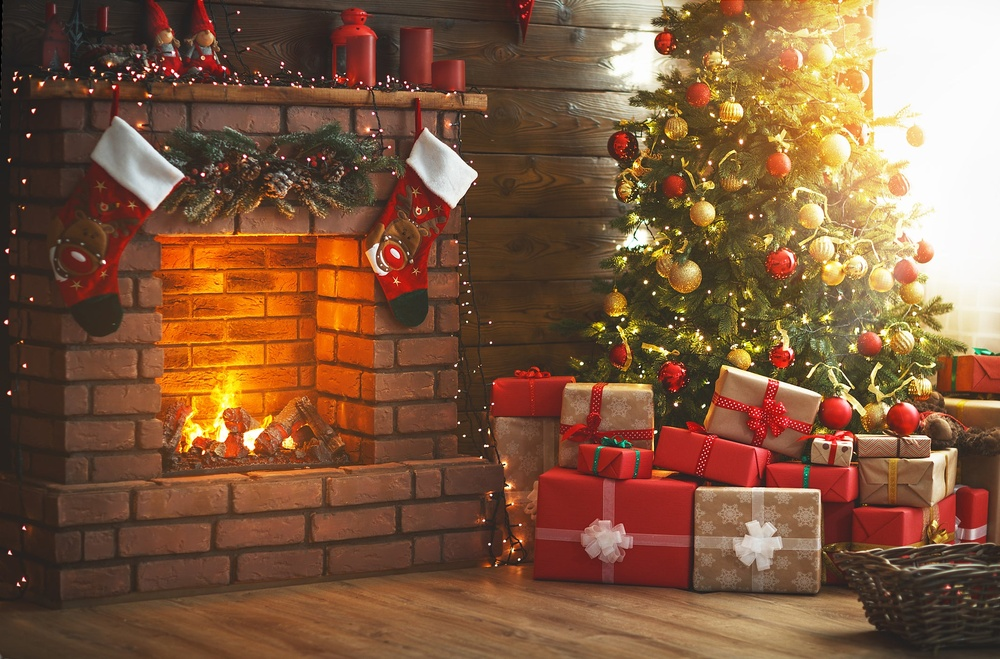
#> input picture CatHacks/christmas-decorations.jpg, 1000 x 659 px, shrunk from 2133 x 1405 before the run, found by its file name
$ python pyImage.py   (older library calls are emulated)
#> lines starting #> are read from the running program, lines starting #| are printed output that depends on the picture
import numpy as np
import matplotlib
import matplotlib.pyplot as plt
import skimage.io as io
import skimage.filters as flt

import scipy.ndimage.filters as flt
import scipy.misc
import warnings
from PIL import Image

def anisodiff(img,niter=1,kappa=50,gamma=0.1,step=(1.,1.),sigma=0, option=1,ploton=False):
	"""
	Anisotropic diffusion.

	Usage:
	imgout = anisodiff(im, niter, kappa, gamma, option)

	Arguments:
	        img    - input image
	        niter  - number of iterations
	        kappa  - conduction coefficient 20-100 ?
	        gamma  - max value of .25 for stability
	        step   - tuple, the distance between adjacent pixels in (y,x)
	        option - 1 Perona Malik diffusion equation No 1
	                 2 Perona Malik diffusion equation No 2
	        ploton - if True, the image will be plotted on every iteration

	Returns:
	        imgout   - diffused image.

	kappa controls conduction as a function of gradient.  If kappa is low
	small intensity gradients are able to block conduction and hence diffusion
	across step edges.  A large value reduces the influence of intensity
	gradients on conduction.

	gamma controls speed of diffusion (you usually want it at a maximum of
	0.25)

	step is used to scale the gradients in case the spacing between adjacent
	pixels differs in the x and y axes

	Diffusion equation 1 favours high contrast edges over low contrast ones.
	Diffusion equation 2 favours wide regions over smaller ones.

	Reference:
	P. Perona and J. Malik.
	Scale-space and edge detection using ansotropic diffusion.
	IEEE Transactions on Pattern Analysis and Machine Intelligence,
	12(7):629-639, July 1990.

	Original MATLAB code by Peter Kovesi
	School of Computer Science & Software Engineering
	The University of Western Australia
	pk @ csse uwa edu au
	<http://www.csse.uwa.edu.au>

	Translated to Python and optimised by Alistair Muldal
	Department of Pharmacology
	University of Oxford
	<alistair.muldal@pharm.ox.ac.uk>

	June 2000  original version.
	March 2002 corrected diffusion eqn No 2.
	July 2012 translated to Python
	"""

	# ...you could always diffuse each color channel independently if you
	# really want
	if img.ndim == 3:
		warnings.warn("Only grayscale images allowed, converting to 2D matrix")
		img = img.mean(2)

	# initialize output array
	img = img.astype('float32')
	imgout = img.copy()

	# initialize some internal variables
	deltaS = np.zeros_like(imgout)
	deltaE = deltaS.copy()
	NS = deltaS.copy()
	EW = deltaS.copy()
	gS = np.ones_like(imgout)
	gE = gS.copy()

	# create the plot figure, if requested
	if ploton:
		import pylab as pl
		from time import sleep

		fig = pl.figure(figsize=(20,5.5),num="Anisotropic diffusion")
		ax1,ax2 = fig.add_subplot(1,2,1),fig.add_subplot(1,2,2)

		ax1.imshow(img,interpolation='nearest')
		ih = ax2.imshow(imgout,interpolation='nearest',animated=True)
		ax1.set_title("Original image")
		ax2.set_title("Iteration 0")

		fig.canvas.draw()

	for ii in np.arange(1,niter):

		# calculate the diffs
		deltaS[:-1,: ] = np.diff(imgout,axis=0)
		deltaE[: ,:-1] = np.diff(imgout,axis=1)

		if 0<sigma:
			deltaSf=flt.gaussian_filter(deltaS,sigma);
			deltaEf=flt.gaussian_filter(deltaE,sigma);
		else:
			deltaSf=deltaS;
			deltaEf=deltaE;

		# conduction gradients (only need to compute one per dim!)
		if option == 1:
			gS = np.exp(-(deltaSf/kappa)**2.)/step[0]
			gE = np.exp(-(deltaEf/kappa)**2.)/step[1]
		elif option == 2:
			gS = 1./(1.+(deltaSf/kappa)**2.)/step[0]
			gE = 1./(1.+(deltaEf/kappa)**2.)/step[1]

		# update matrices
		E = gE*deltaE
		S = gS*deltaS

		# subtract a copy that has been shifted 'North/West' by one
		# pixel. don't as questions. just do it. trust me.
		NS[:] = S
		EW[:] = E
		NS[1:,:] -= S[:-1,:]
		EW[:,1:] -= E[:,:-1]

		# update the image
		imgout += gamma*(NS+EW)

		if ploton:
			iterstring = "Iteration %i" %(ii+1)
			ih.set_data(imgout)
			ax2.set_title(iterstring)
			fig.canvas.draw()
			# sleep(0.01)

	return imgout

img=io.imread("christmas-decorations.jpg")
#> img is the input picture: shape (659, 1000, 3); mean R, G, B 128.5, 89.7, 63.1
img=img.astype(float)
#img=img[600:1200,600:1200]
m=np.mean(img)
#> m = 93.78
s=np.std(img)
#> s = 66.08
nimg=(img-m)/s
plt.imshow(nimg)
plt.colorbar()

fimg=anisodiff(nimg,100,80,0.075,(1,1),2.5,1)
#> the loop in anisodiff, `for ii in np.arange(1,niter):` made 99 passes
#> pass 1, in anisodiff, `deltaSf=flt.gaussian_filter(deltaS,sigma);`:
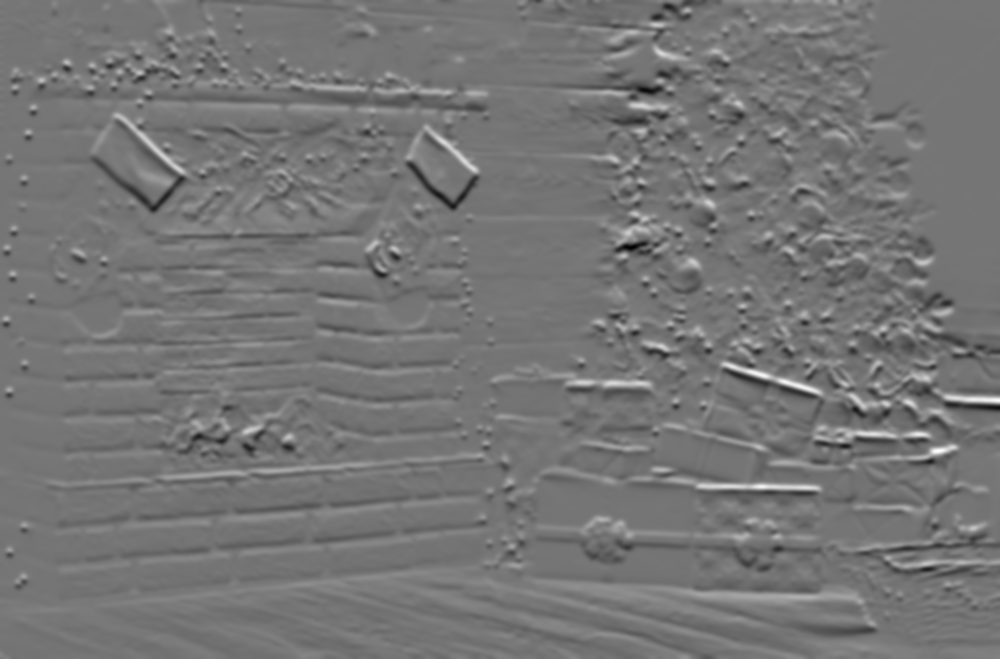
#> deltaSf: shape (659, 1000) float32; min -0.384, max 0.447, mean -0.000414; drawn with min black and max white
#> pass 1, in anisodiff, `deltaEf=flt.gaussian_filter(deltaE,sigma);`:
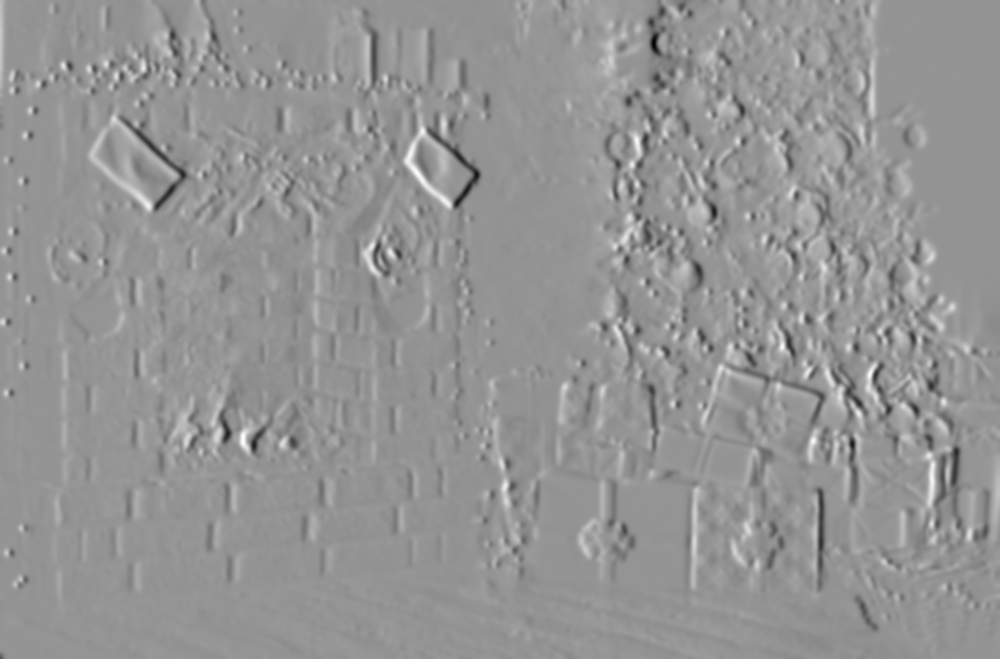
#> deltaEf: shape (659, 1000) float32; min -0.439, max 0.318, mean 0.002; drawn with min black and max white
#> after the loop in anisodiff, `for ii in np.arange(1,niter):`:
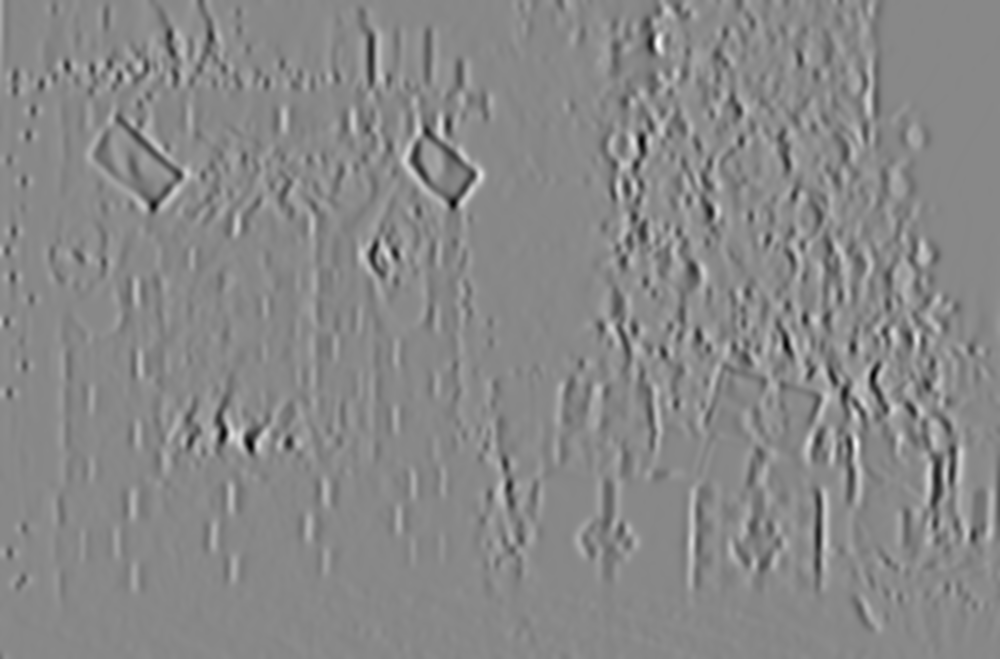
#> EW: shape (659, 1000) float32; min -0.0556, max 0.0485, mean -2.4e-14; drawn with min black and max white
#> after the loop in anisodiff, `for ii in np.arange(1,niter):`:
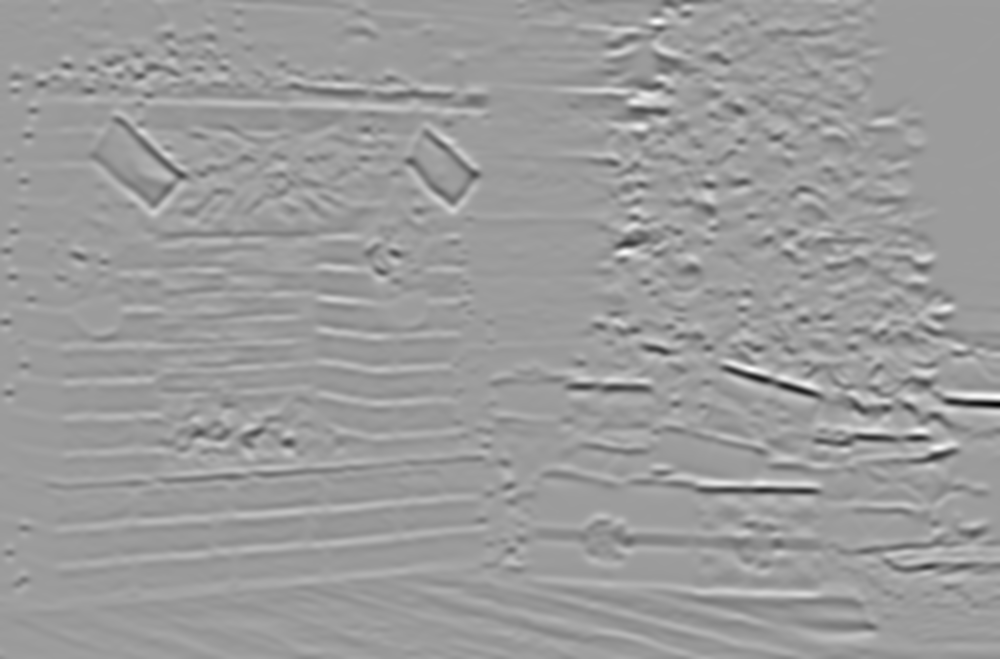
#> NS: shape (659, 1000) float32; min -0.08, max 0.0509, mean 1.63e-11; drawn with min black and max white
#> after the loop in anisodiff, `for ii in np.arange(1,niter):`:
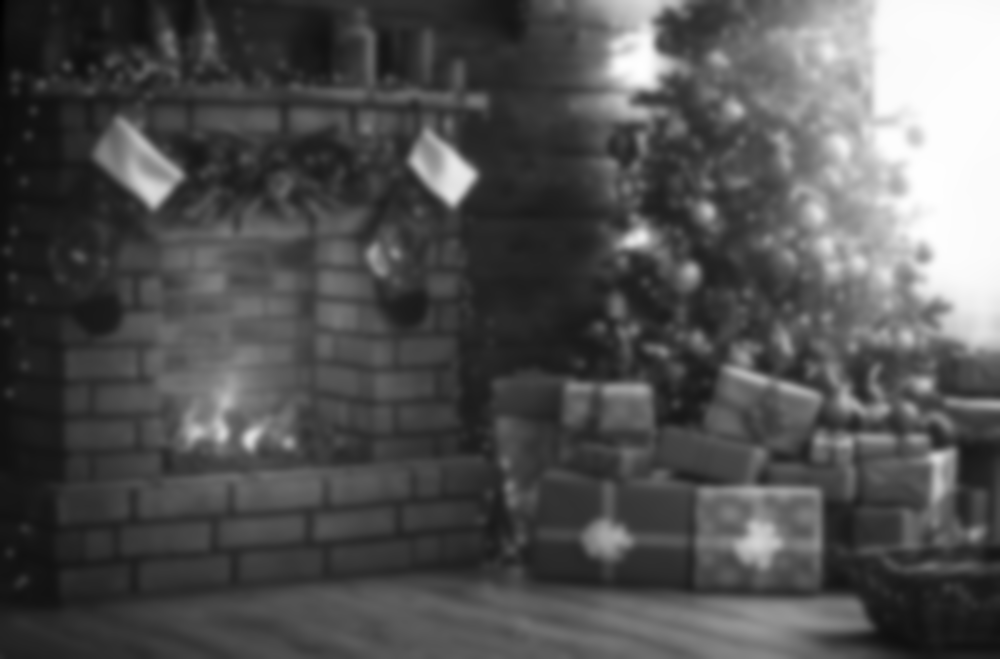
#> imgout: shape (659, 1000) float32; min -1.14, max 2.41, mean 1.37e-08; drawn with min black and max white

gimg=flt.gaussian_filter(nimg,5)

print(type(fimg))
#| <class 'numpy.ndarray'>

matplotlib.image.imsave("name.jpg",fimg)
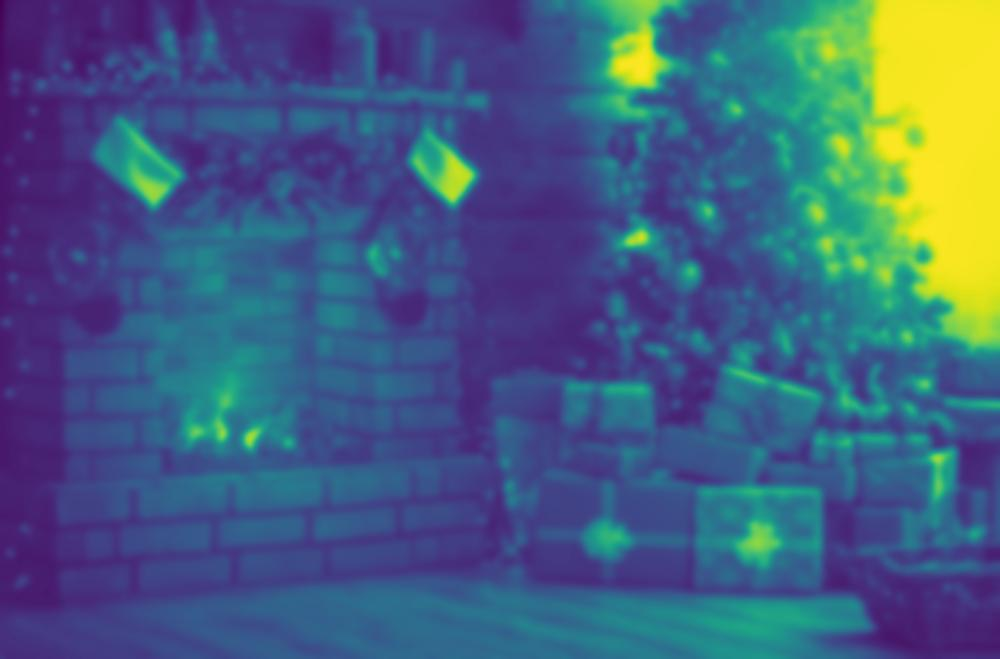
#> saved as name.jpg: shape (659, 1000, 3); mean R, G, B 68.3, 95.2, 127.1
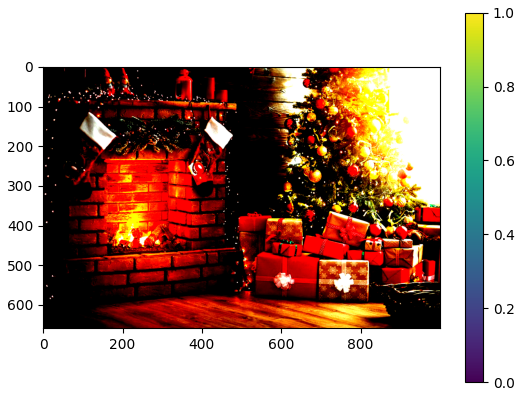
#> figure drawn by matplotlib, 2 panels
